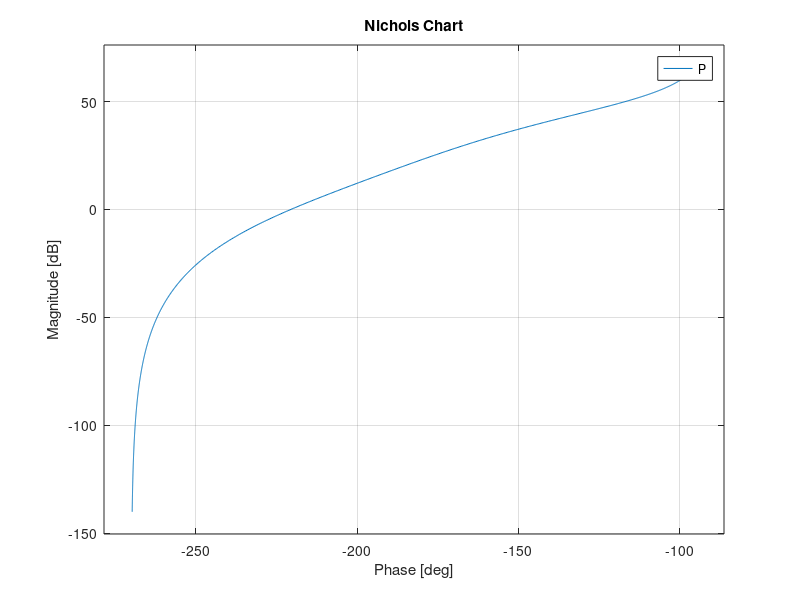

This chart was generated by the following MATLAB code: (Note: this script raises an error after producing the figure.)
a=0.3;
t1=250;
t2=25;
wn=0.026;
xi=0.5912;
k=0.00832;

w=0.0188;
acor=w/10
phi1=180+58.6;
phi2=-18.8;
Mphi=(phi1-phi2)*(pi/180);
x=(1-sin(Mphi))/(1+sin(Mphi));
b=w/sqrt(x)
c=b*x


nump=[k*a];
denp=[t2 1+(t2/t1) 1/t1 0];

numMref=[1];
denMref=[1/(wn*wn) 2*xi/wn 1];

denPref=[1/(wn*wn) 2*xi/wn 0];
P=tf(nump,denp);
nichols(P)


M=tf(numMref,denPref);
sisotool(M)
Kpi=tf([1 acor],[1 0]);
Kap=tf([1 b],[1 c]);




%sisotool(Kpi*Kap*P)